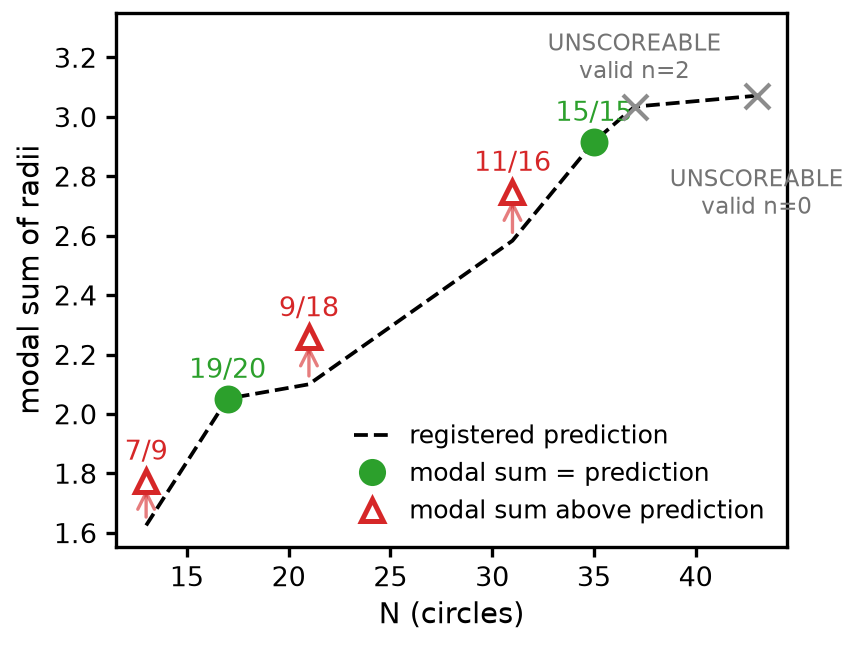

Source code (Python):
#!/usr/bin/env python3
"""Paper 1 figure: arm GM3 modal sums against the registered prediction.

Reads arm_gm3_report.json, which arm_gm3_analysis.py regenerates from the raw
ledger (arm_gm_gm3_checkpoint.jsonl) with no arguments — chain documented in
SS9. Regenerate: python fig_gm3_anchoring.py -> fig_gm3_anchoring.png
"""
import json
import os

HERE = os.path.dirname(os.path.abspath(__file__))


def main():
    import matplotlib
    matplotlib.use("Agg")
    import matplotlib.pyplot as plt

    rep = json.load(open(os.path.join(HERE, "arm_gm3_report.json"), encoding="utf-8"))
    cells = rep["cells"]
    ns = [c["n"] for c in cells]
    pred = [c["predicted_4dp"] for c in cells]

    # Sized for its print width: the transfer paper places it at 0.44 of a
    # 6.5 in text line (2.86 in), so 1 pt here is 1 pt on the page. The title
    # lives in the caption.
    fig, ax = plt.subplots(figsize=(2.86, 2.15))
    ax.plot(ns, pred, "k--", lw=0.9, label="registered prediction", zorder=1)
    # Unscoreable cells sit 6 apart in N; alternate their labels above and
    # below the marker so neither collides with the neighbour's count label.
    unscoreable_seen = 0
    for c in cells:
        n = c["n"]
        if c.get("status") == "UNSCOREABLE":
            ax.plot(n, c["predicted_4dp"], "x", color="0.55", ms=6, zorder=3)
            above = unscoreable_seen % 2 == 0
            unscoreable_seen += 1
            ax.annotate(f"UNSCOREABLE\nvalid n={c['valid_n']}", (n, c["predicted_4dp"]),
                        textcoords="offset points",
                        xytext=(0, 5) if above else (0, -17),
                        va="bottom" if above else "top",
                        fontsize=5.5, ha="center", color="0.45")
            continue
        modal = c["modes_4dp"][0]
        match = c["MODE_MATCH"]
        color = "tab:green" if match else "tab:red"
        ax.plot(n, modal, "o" if match else "^", color=color, ms=5.5, zorder=3,
                mfc=color if match else "none", mew=1.2)
        top, tot = c["mode_freq"].split("/")
        ax.annotate(f"{top}/{tot}", (n, modal), textcoords="offset points",
                    xytext=(0, 5), fontsize=6.5, ha="center", color=color)
        if not match:
            ax.annotate("", xy=(n, modal), xytext=(n, c["predicted_4dp"]),
                        arrowprops=dict(arrowstyle="->", color="tab:red",
                                        lw=0.8, alpha=0.6))
    ax.plot([], [], "o", color="tab:green", ms=5.5, label="modal sum = prediction")
    ax.plot([], [], "^", color="tab:red", mfc="none", mew=1.2, ms=5.5,
            label="modal sum above prediction")
    ax.set_xlabel("N (circles)", fontsize=7, labelpad=2)
    ax.set_ylabel("modal sum of radii", fontsize=7, labelpad=2)
    ax.tick_params(labelsize=6.5, length=2.5, pad=2)
    ax.set_ylim(top=max(pred) + 0.28)
    ax.legend(fontsize=6, loc="lower right", frameon=False, handlelength=1.4)
    fig.tight_layout(pad=0.3)
    out = os.path.join(HERE, "fig_gm3_anchoring.png")
    fig.savefig(out, dpi=300)
    print("wrote", out)


if __name__ == "__main__":
    main()
